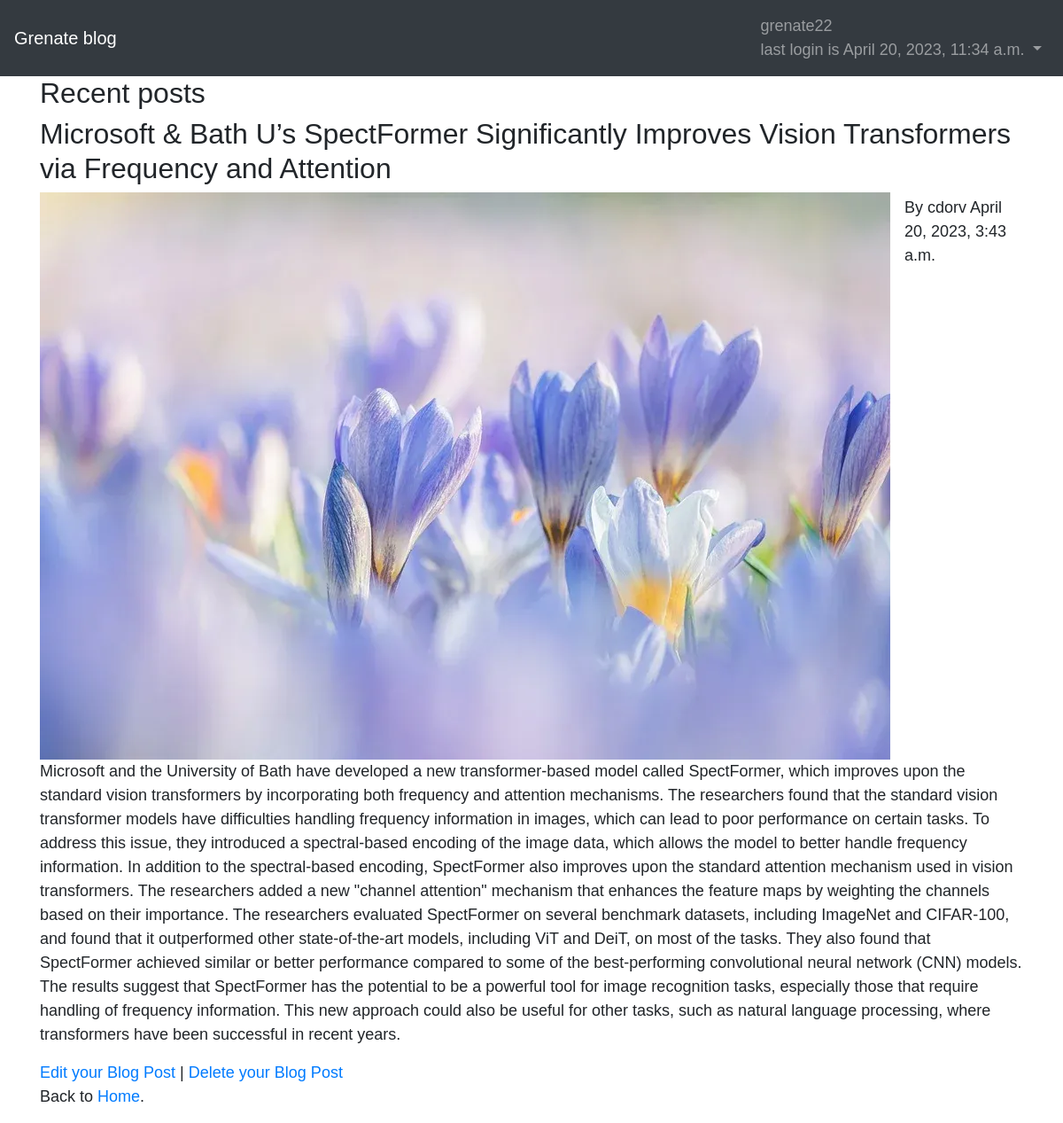
The page /details/2b2d13ab-0c11-444d-9386-a31dd2026e87/ (signed in) on the database its author committed.
### blog/models.py (models this page shows, shortened)
class CustomUser(AbstractUser):
    age=models.PositiveIntegerField(null=True,blank=True)
    firstname=models.CharField(max_length=20,null=True)

class Post(models.Model):
    id = models.UUIDField(primary_key=True,default=uuid.uuid4,editable=False)
    title= models.CharField(max_length=200)
    author= models.ForeignKey('blog.CustomUser',on_delete=models.CASCADE)
    body= models.TextField()
    date= models.DateTimeField(default=timezone.localtime,blank=True)
    picture = models.ImageField(upload_to='covers/', blank=True)
    class Meta:
        permissions = [
            ('special_status','can read all books')
        ]

### blog/views.py (the view)
# urls.py: path('details/<uuid:pk>/',BlogDetailView.as_view(),name='details'),
class BlogDetailView(LoginRequiredMixin,PermissionRequiredMixin, DetailView):
    model=Post
    template_name='details.html'
    permission_required = 'blog.special_status'

### blog/templates/details.html
{% extends 'base.html' %}
{% block content %}
<div class="">
    <div class="">
        <div class="">
            <h2>Recent posts</h2>
        </div>
    </div>
    <div class="">
        <div class="">
            <div class="entry2">
                <div class="excerpt">
                    <h2>{{post.title}}</h2>
                    <div class="post-meta align-itmes-center text-left clearfix">
                        <figure class="author-figure mb-0 mr-3 float-left">
                            {% if post.picture %}
                            <img class="img-fluid" src="{{post.picture.url}}" alt="{{post.title}}">
                            {% endif %}
                        </figure>
                        <span class="d-inline-block mt-1">By {{post.author}}</span>
                        <span>{{post.date}}</span>
                    </div>
                    <p>{{post.body}}</p>
                </div>
            </div>
        </div>
    </div>
</div>
<a href="{% url 'edit' post.id %}">Edit your Blog Post</a> |
<a href="{% url 'delete' post.id %}">Delete your Blog Post</a>
<p> Back to <a href="{% url 'home' %}">Home</a>.</p>
{% endblock %}

### blog/templates/base.html (shortened to what this page needs)
{%  load static  %}
<!DOCTYPE html>
<html lang="en">
<head>
    <link rel="stylesheet" href="https://cdn.jsdelivr.net/npm/bootstrap@4.5.3/dist/css/bootstrap.min.css">
    <link rel="stylesheet" href="{% static 'css/base.css' %}">
</head>
<body>
        <nav class="navbar navbar-expand-lg navbar-dark bg-dark">
            <a class="navbar-brand" href="{% url 'index' %}">Grenate blog</a>
            <div class="collapse navbar-collapse" id="navbarSupportedContent">
                {% if user.is_authenticated %}
                <ul class="navbar-nav ml-auto">
                    <li class="nav-item">
                        <a class="nav-link dropdown-toggle" href="" id="navbarDropdown" role="button" data-toggle="dropdown" aria-haspopup="true" aria-expanded="false">
                            {{user.username}}
                            <br>
                            last login is {{user.last_login}}
                        </a>
                    </li>
                </ul>
                {% else %}
                <form class="form-inline ml-auto">
                <a href="{% url 'login' %}" class="btn btn-outline-secondary">Login</a>
                <a href="{% url 'signup'%}" class="btn btn-primary ml-2">Sign up</a>
                </form>
                {% endif %}
            </div>
        </nav>
    <main>
        <div class="container">
            {% block content %}
            {% endblock %}
        </div>
    </main>
</body>
</html>

### static/css/base.css (style rules this page uses)
body { font-family: 'source san pro', sans-serif; font-size: 18px; }

### rows shown on the page
CustomUser: username "grenate22", last_login "April 20, 2023, 11:34 a.m."
Post: title "Microsoft & Bath U’s SpectFormer Significantly Improves Vision Transformers via Frequency and Attention", picture (picture), author "cdorv", date "April 20, 2023, 3:43 a.m.", body "Microsoft and the University of Bath have developed a new transformer-based model called SpectFormer, which improves upon the standard vision transformers by incorporating both frequency and attention mechanisms. The researchers found that the standard vision transformer models have difficulties handling frequency information in images, which can lead to poor performance on certain tasks. To address this issue, they introduced a spectral-based encoding of the image data, which allows the model to better handle frequency information. In addition to the spectral-based encoding, SpectFormer also improves upon the standard attention mechanism used in vision transformers. The researchers added a…"
